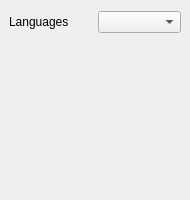
<?xml version="1.0" encoding="UTF-8"?>
<ui version="4.0">
 <class>SettingsWindow</class>
 <widget class="QMainWindow" name="SettingsWindow">
  <property name="windowModality">
   <enum>Qt::ApplicationModal</enum>
  </property>
  <property name="geometry">
   <rect>
    <x>0</x>
    <y>0</y>
    <width>190</width>
    <height>200</height>
   </rect>
  </property>
  <property name="windowTitle">
   <string>Settings</string>
  </property>
  <property name="locale">
   <locale language="English" country="UnitedStates"/>
  </property>
  <widget class="QWidget" name="centralwidget">
   <layout class="QVBoxLayout" name="verticalLayout">
    <item alignment="Qt::AlignTop">
     <widget class="QWidget" name="horizontalWidget" native="true">
      <layout class="QHBoxLayout" name="horizontalLayout">
       <property name="leftMargin">
        <number>0</number>
       </property>
       <property name="topMargin">
        <number>2</number>
       </property>
       <property name="rightMargin">
        <number>0</number>
       </property>
       <property name="bottomMargin">
        <number>2</number>
       </property>
       <item>
        <widget class="QLabel" name="languageLable">
         <property name="text">
          <string>Languages</string>
         </property>
        </widget>
       </item>
       <item>
        <widget class="QComboBox" name="languageList"/>
       </item>
      </layout>
     </widget>
    </item>
   </layout>
  </widget>
 </widget>
 <tabstops>
  <tabstop>languageList</tabstop>
 </tabstops>
 <resources/>
 <connections/>
</ui>
